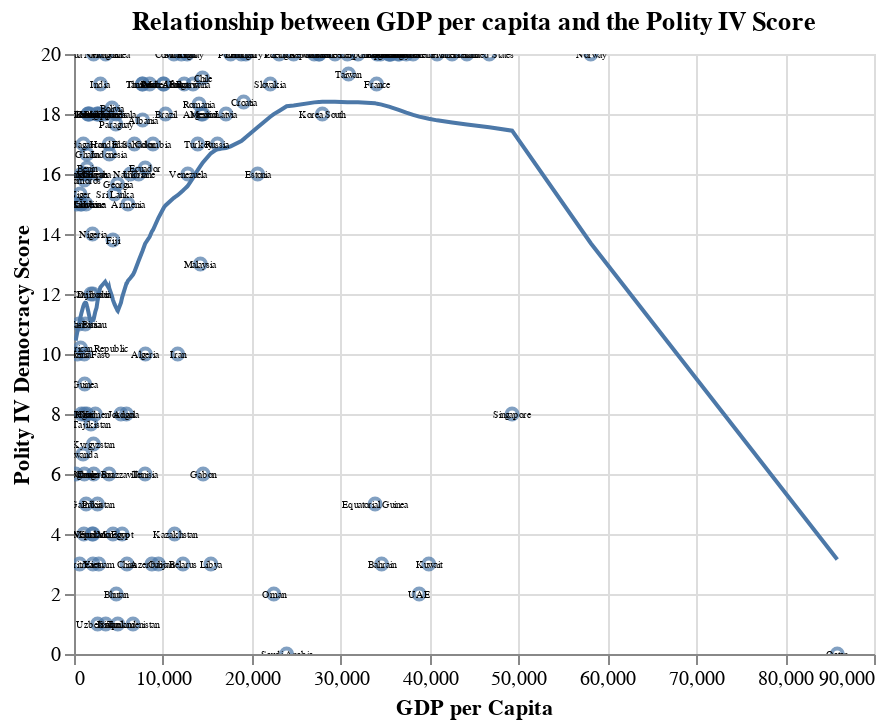

Here is the notebook cell this chart was saved with:
### Markdown cell above
---
### Exercise 8

This does seem to fit the data better, but there’s clearly this HUGE outlier in the bottom right. Who is that? Add text labels to the points on your graph with country names.

### Code cell
model = np.poly1d(np.polyfit(wdi["gdppcap08"], wdi["polityIV"], 2))

base = (
    alt.Chart(wdi, title="Relationship between GDP per capita and the Polity IV Score")
    .mark_point()
    .encode(
        x=alt.X("gdppcap08", title="GDP per Capita", scale=alt.Scale(zero=False)),
        y=alt.Y("polityIV", title="Polity IV Democracy Score", scale=alt.Scale(zero=False)),
        tooltip="country"
    )
).interactive()


base + fit2 + text

### Figure 1 — Vega-Lite specification as saved in the notebook (floating-point values rounded to 4 significant figures; data arrays with more than 128 entries replaced by an {"elided": "..."} marker saying what was removed)
{"config": {"view": {"continuousWidth": 400, "continuousHeight": 300}}, "layer": [{"mark": "point", "encoding": {"tooltip": {"type": "nominal", "field": "country"}, "x": {"type": "quantitative", "field": "gdppcap08", "scale": {"zero": false}, "title": "GDP per Capita"}, "y": {"type": "quantitative", "field": "polityIV", "scale": {"zero": false}, "title": "Polity IV Democracy Score"}}, "selection": {"selector044": {"type": "interval", "bind": "scales", "encodings": ["x", "y"]}}, "title": "Relationship between GDP per capita and the Polity IV Score"}, {"mark": "line", "encoding": {"x": {"type": "quantitative", "field": "gdppcap08", "scale": {"zero": false}, "title": "GDP per Capita"}, "y": {"type": "quantitative", "field": "polityIV", "scale": {"zero": false}, "title": "Polity IV Democracy Score"}}, "title": "Relationship between GDP per capita and the Polity IV Score", "transform": [{"loess": "polityIV", "on": "gdppcap08"}]}, {"mark": {"type": "text", "size": 5}, "encoding": {"text": {"type": "nominal", "field": "country"}, "x": {"type": "quantitative", "field": "gdppcap08", "scale": {"zero": false}}, "y": {"type": "quantitative", "field": "polityIV"}}}], "data": {"name": "data-50afffcb03ca16fbefb225cc29275795"}, "$schema": "https://vega.github.io/schema/vega-lite/v4.8.1.json", "datasets": {"data-50afffcb03ca16fbefb225cc29275795": {"elided": "145 records"}}}
